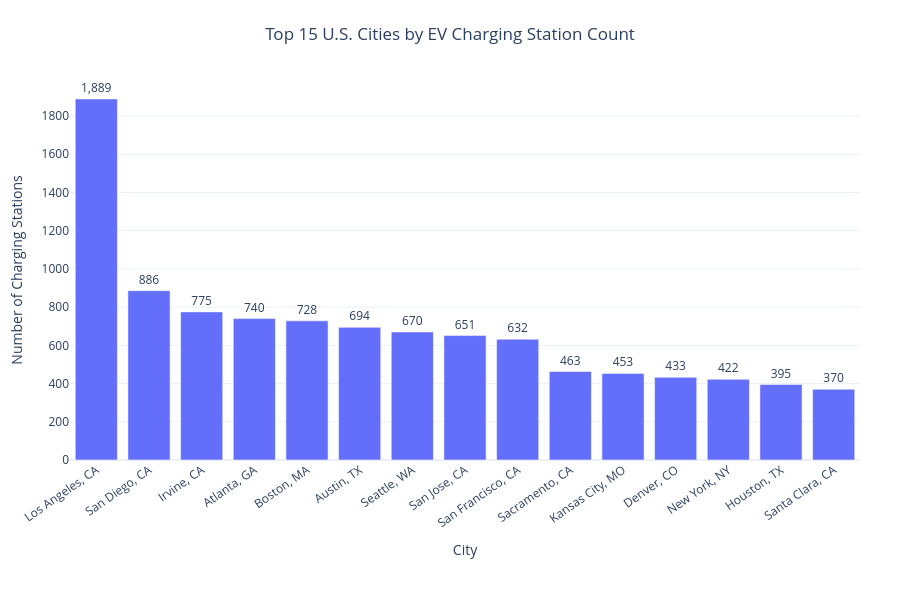

The notebook cell this image was saved under:
### Code cell
top_cities = city_summary.head(15)

fig_city_bar = px.bar(
    top_cities,
    x="city_state",
    y="station_count",
    text="station_count",
    title="Top 15 U.S. Cities by EV Charging Station Count",
    labels={
        "city_state": "City",
        "station_count": "Number of Charging Stations"
    },
    hover_data={
        "City": False,
        "State": True,
        "city_state": False,
        "station_count": ":,",
        "total_ports": ":,"
    }
)

fig_city_bar.update_traces(
    texttemplate="%{text:,}",
    textposition="outside"
)

fig_city_bar.update_layout(
    title_x=0.5,
    xaxis_title="City",
    yaxis_title="Number of Charging Stations",
    template="plotly_white",
    height=600,
    margin=dict(l=70, r=40, t=80, b=140),
    xaxis_tickangle=-35
)

fig_city_bar.show()

### Figure 1 — Plotly figure (JSON) as saved in the notebook; plotly's stock layout.template omitted (floating-point values rounded to 4 significant figures)
{"data": [{"customdata": [["Los Angeles", "CA", 7839], ["San Diego", "CA", 2960], ["Irvine", "CA", 1694], ["Atlanta", "GA", 2345], ["Boston", "MA", 1808], ["Austin", "TX", 1731], ["Seattle", "WA", 1770], ["San Jose", "CA", 2279], ["San Francisco", "CA", 1561], ["Sacramento", "CA", 1757], ["Kansas City", "MO", 902], ["Denver", "CO", 1427], ["New York", "NY", 1848], ["Houston", "TX", 1447], ["Santa Clara", "CA", 852]], "hovertemplate": "Number of Charging Stations=%{text:,}<br>State=%{customdata[1]}<br>total_ports=%{customdata[2]:,}<extra></extra>", "legendgroup": "", "marker": {"color": "#636efa", "pattern": {"shape": ""}}, "name": "", "orientation": "v", "showlegend": false, "text": [1889.0, 886.0, 775.0, 740.0, 728.0, 694.0, 670.0, 651.0, 632.0, 463.0, 453.0, 433.0, 422.0, 395.0, 370.0], "textposition": "outside", "texttemplate": "%{text:,}", "type": "bar", "x": ["Los Angeles, CA", "San Diego, CA", "Irvine, CA", "Atlanta, GA", "Boston, MA", "Austin, TX", "Seattle, WA", "San Jose, CA", "San Francisco, CA", "Sacramento, CA", "Kansas City, MO", "Denver, CO", "New York, NY", "Houston, TX", "Santa Clara, CA"], "xaxis": "x", "y": [1889, 886, 775, 740, 728, 694, 670, 651, 632, 463, 453, 433, 422, 395, 370], "yaxis": "y"}], "layout": {"barmode": "relative", "height": 600, "legend": {"tracegroupgap": 0}, "margin": {"b": 140, "l": 70, "r": 40, "t": 80}, "title": {"text": "Top 15 U.S. Cities by EV Charging Station Count", "x": 0.5}, "xaxis": {"anchor": "y", "domain": [0, 1], "tickangle": -35, "title": {"text": "City"}}, "yaxis": {"anchor": "x", "domain": [0, 1], "title": {"text": "Number of Charging Stations"}}}}
